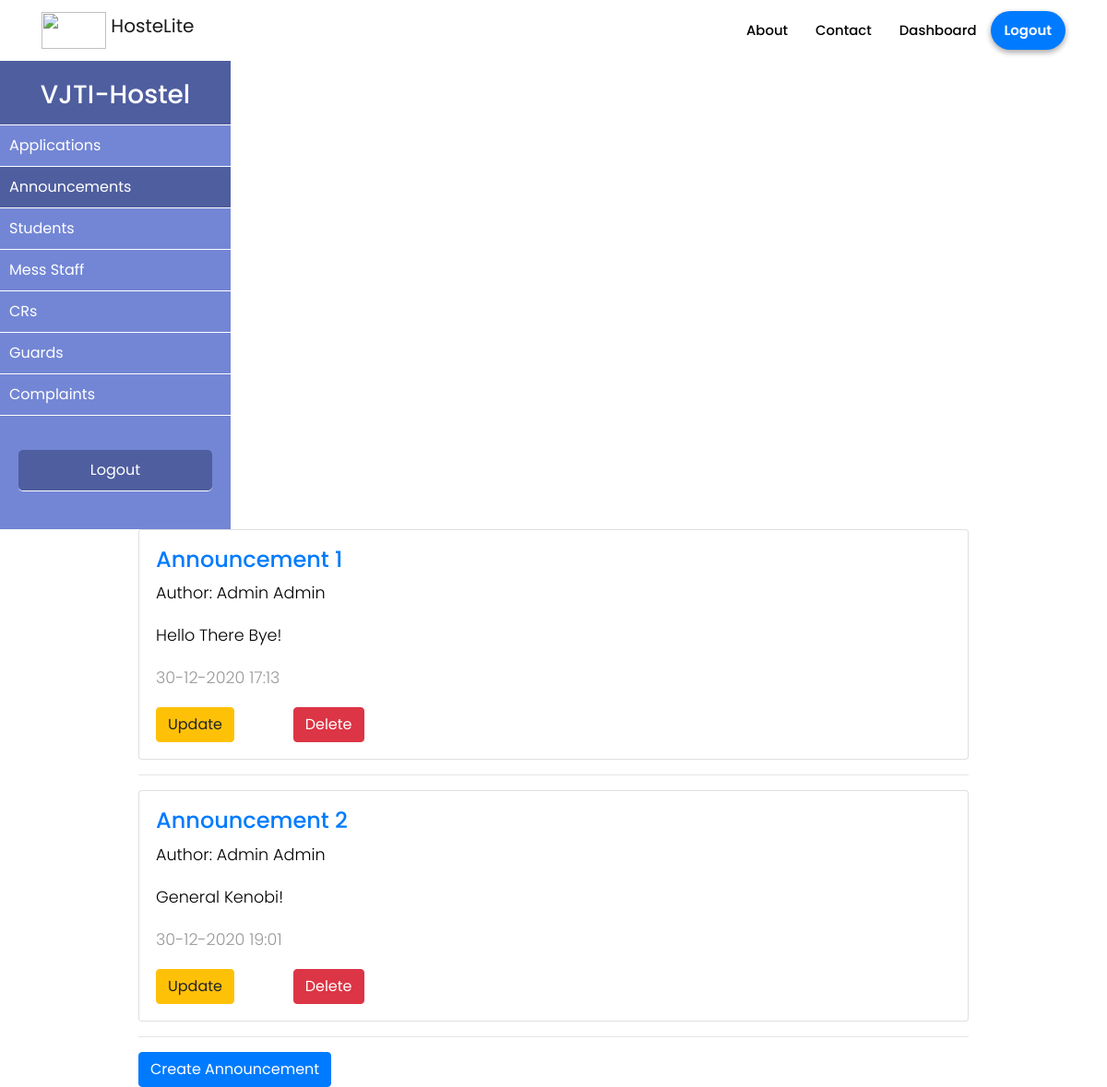
Page /admin/announcements (signed in) on the committed database.
### hostelmanagement/models.py (models this page shows, shortened)
class Announcement(db.Model):
    id = db.Column(db.Integer, primary_key=True)
    title = db.Column(db.String(100), nullable=False)
    date_posted = db.Column(db.DateTime, nullable=False, default=datetime.utcnow)
    content = db.Column(db.Text, nullable=False)
    user_id = db.Column(db.Integer, db.ForeignKey('user.id'), nullable=False)

class User(db.Model, UserMixin):
    id = db.Column(db.Integer, primary_key=True)
    college_id = db.Column(db.String(9), unique=True, nullable=False)
    firstname = db.Column(db.String(20), nullable=False)
    lastname = db.Column(db.String(20), nullable=False)
    email = db.Column(db.String(120), unique=True, nullable=False)
    password = db.Column(db.String(60), nullable=False)
    phone = db.Column(db.String(10), unique=True, nullable=False)
    address = db.Column(db.Text, nullable=False)
    course = db.Column(db.String(20),nullable=True)
    department = db.Column(db.String(20), nullable=True)
    user_type = db.Column(db.Integer, nullable = False, default=1)
    room_no = db.Column(db.Integer, nullable = True)
    announcements = db.relationship('Announcement', backref='author', lazy=True)
    complaints = db.relationship('Complaint', backref='author', lazy=True)
    mess_menu = db.relationship('MessMenu', backref='author', lazy=True)
    courier = db.relationship('Courier', backref='user', lazy=True)
    exitentry = db.relationship('ExitEntry', backref='user', lazy=True)
    visitor = db.relationship('Visitor', backref='user', lazy=True)

### hostelmanagement/routes.py (the view)
@app.route("/admin/announcements")
@login_required
def announcement_list():
    announcements = Announcement.query.all()
    return render_template('admin/announcement_list.html', title = 'Announcements', announcements = announcements)

### hostelmanagement/models.py (called while the page is built)
@login_manager.user_loader
def load_user(user_id):
    return User.query.get(int(user_id))

### hostelmanagement/templates/admin/announcement_list.html (shortened to what this page needs)
{% extends 'admin/admin_layout.html' %}
{% block admin_announcements %}active{% endblock %}
{% block admin_content %}
    <div class="container" style="padding: 0 10%;">
        {% if announcements %}
        {% for announcement in announcements %}
            <div class="card">
                <a href="{{url_for('announcement_detail', announcement_id = announcement.id)}}"><h4>{{announcement.title}}</h4></a>
                <p style="color: black">Author: {{announcement.author.firstname}} {{announcement.author.lastname}}</p>
                <p style="color: black;">{{announcement.content}}</p>
                <p style="float: right;">{{announcement.date_posted.strftime('%d-%m-%Y %H:%M')}}</p>
                <a href="{{ url_for('announcement_update', announcement_id=announcement.id) }}">
                <div class="row">
                    <div class="col-md-2"><button class="btn btn-warning" type="submit">Update</button></div>
                    <div class="col-md-2">
                        <form action="{{ url_for('announcement_delete', announcement_id=announcement.id) }}" method="POST">
                            <button class="btn btn-danger" type="submit">Delete</button>
                        </form>
                    </div>
                </div>
            </div>
            <hr>
        {% endfor %}
    {% else %}
        <h2>No Announcements</h2>
    {% endif %}
    <a class="btn btn-primary" type="submit" href="{{ url_for('announcement_create') }}">Create Announcement</a>
    </div>
{% endblock admin_content %}

### hostelmanagement/static/style.css (style rules this page uses)
* { margin: 0; padding: 0; font-family: "Poppins", sans-serif; font-size: 16px; box-sizing: border-box; }
body { overflow-x:hidden; scroll-behavior: smooth; }
p { font-family: 'Poppins', sans-serif; font-size: 1.1em; font-weight: 300; line-height: 1.7em; color: #999; }

### hostelmanagement/templates/admin/announcement_list.html (style rules this page uses)
.card { padding: 2%; }

### rows in the picture
Announcement: title "Announcement 1", author.firstname "Admin", author.lastname "Admin", content "Hello There Bye!", date_posted "30-12-2020 17:13"
Announcement: title "Announcement 2", author.firstname "Admin", author.lastname "Admin", content "General Kenobi!", date_posted "30-12-2020 19:01"
